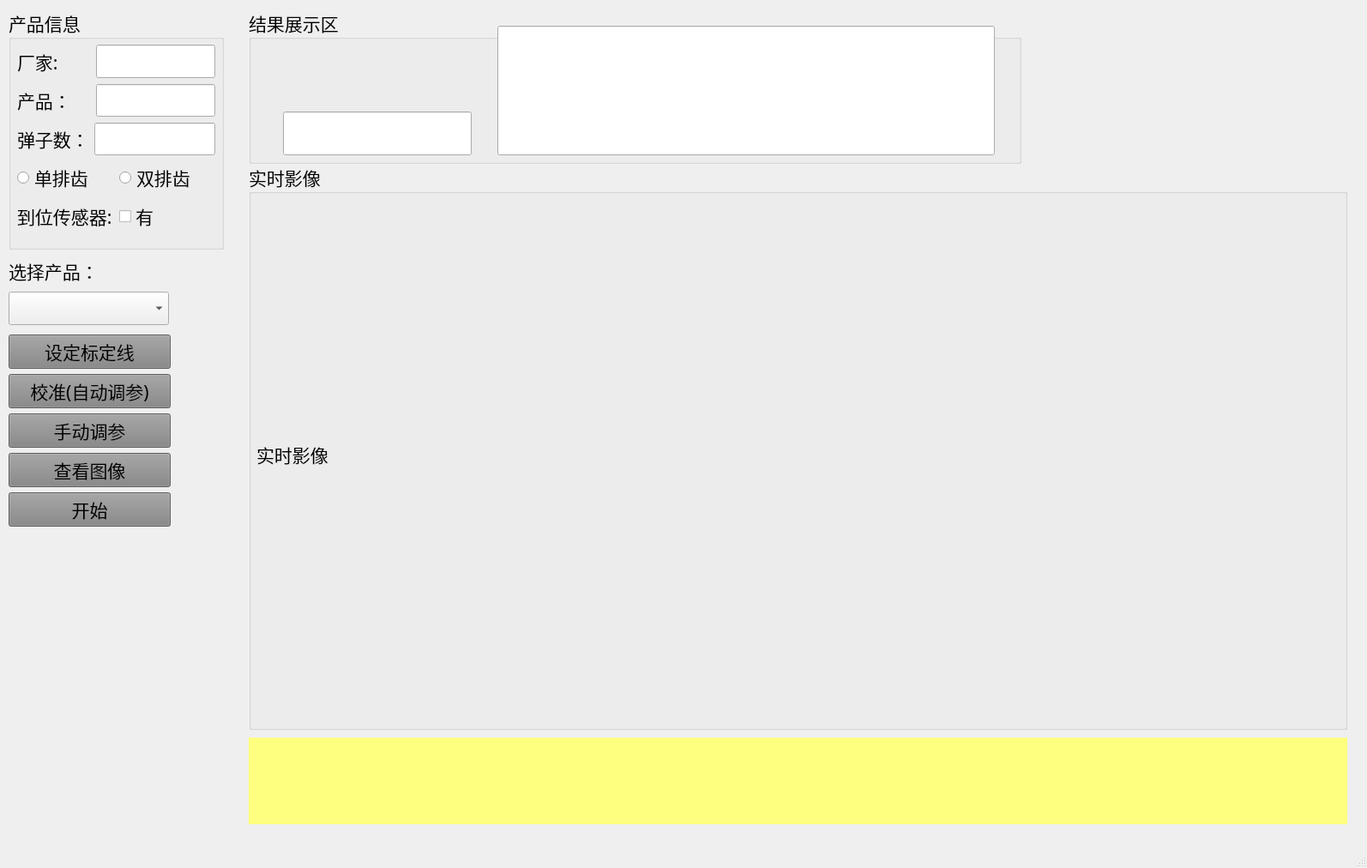
<?xml version="1.0" encoding="UTF-8"?>
<ui version="4.0">
 <class>MainWindow</class>
 <widget class="QMainWindow" name="MainWindow">
  <property name="geometry">
   <rect>
    <x>0</x>
    <y>0</y>
    <width>1594</width>
    <height>1012</height>
   </rect>
  </property>
  <property name="windowTitle">
   <string>KeyReader</string>
  </property>
  <widget class="QWidget" name="centralwidget">
   <widget class="QGroupBox" name="groupBox_show_image">
    <property name="geometry">
     <rect>
      <x>290</x>
      <y>190</y>
      <width>1281</width>
      <height>661</height>
     </rect>
    </property>
    <property name="font">
     <font>
      <family>华文楷体</family>
      <pointsize>16</pointsize>
     </font>
    </property>
    <property name="title">
     <string>实时影像</string>
    </property>
    <widget class="QLabel" name="label_show_image">
     <property name="geometry">
      <rect>
       <x>9</x>
       <y>29</y>
       <width>1261</width>
       <height>621</height>
      </rect>
     </property>
     <property name="text">
      <string>实时影像</string>
     </property>
    </widget>
   </widget>
   <widget class="QGroupBox" name="groupBox_result">
    <property name="geometry">
     <rect>
      <x>290</x>
      <y>10</y>
      <width>901</width>
      <height>181</height>
     </rect>
    </property>
    <property name="font">
     <font>
      <family>华文楷体</family>
      <pointsize>16</pointsize>
     </font>
    </property>
    <property name="title">
     <string>结果展示区</string>
    </property>
    <widget class="QLineEdit" name="lineEdit_key_id">
     <property name="geometry">
      <rect>
       <x>40</x>
       <y>120</y>
       <width>220</width>
       <height>51</height>
      </rect>
     </property>
     <property name="alignment">
      <set>Qt::AlignCenter</set>
     </property>
     <property name="readOnly">
      <bool>true</bool>
     </property>
    </widget>
    <widget class="QLineEdit" name="lineEdit_key_code">
     <property name="geometry">
      <rect>
       <x>290</x>
       <y>20</y>
       <width>580</width>
       <height>151</height>
      </rect>
     </property>
     <property name="font">
      <font>
       <pointsize>72</pointsize>
       <weight>75</weight>
       <bold>true</bold>
      </font>
     </property>
     <property name="text">
      <string/>
     </property>
     <property name="alignment">
      <set>Qt::AlignCenter</set>
     </property>
     <property name="readOnly">
      <bool>true</bool>
     </property>
    </widget>
   </widget>
   <widget class="QGroupBox" name="groupBox">
    <property name="geometry">
     <rect>
      <x>10</x>
      <y>10</y>
      <width>251</width>
      <height>281</height>
     </rect>
    </property>
    <property name="font">
     <font>
      <family>华文楷体</family>
      <pointsize>16</pointsize>
     </font>
    </property>
    <property name="title">
     <string>产品信息</string>
    </property>
    <widget class="QWidget" name="">
     <property name="geometry">
      <rect>
       <x>10</x>
       <y>41</y>
       <width>231</width>
       <height>225</height>
      </rect>
     </property>
     <layout class="QVBoxLayout" name="verticalLayout_2">
      <item>
       <layout class="QHBoxLayout" name="horizontalLayout_4">
        <item>
         <widget class="QLabel" name="label_plant">
          <property name="text">
           <string>厂家:</string>
          </property>
         </widget>
        </item>
        <item>
         <widget class="QLineEdit" name="lineEdit_plant">
          <property name="minimumSize">
           <size>
            <width>139</width>
            <height>39</height>
           </size>
          </property>
          <property name="maximumSize">
           <size>
            <width>139</width>
            <height>16777215</height>
           </size>
          </property>
          <property name="text">
           <string/>
          </property>
          <property name="alignment">
           <set>Qt::AlignCenter</set>
          </property>
          <property name="readOnly">
           <bool>true</bool>
          </property>
         </widget>
        </item>
       </layout>
      </item>
      <item>
       <layout class="QHBoxLayout" name="horizontalLayout">
        <item>
         <widget class="QLabel" name="label_product">
          <property name="text">
           <string>产品：</string>
          </property>
         </widget>
        </item>
        <item>
         <widget class="QLineEdit" name="lineEdit_product">
          <property name="maximumSize">
           <size>
            <width>139</width>
            <height>16777215</height>
           </size>
          </property>
          <property name="text">
           <string/>
          </property>
          <property name="alignment">
           <set>Qt::AlignCenter</set>
          </property>
          <property name="readOnly">
           <bool>true</bool>
          </property>
         </widget>
        </item>
       </layout>
      </item>
      <item>
       <layout class="QHBoxLayout" name="horizontalLayout_2">
        <item>
         <widget class="QLabel" name="label_marble_number">
          <property name="text">
           <string>弹子数：</string>
          </property>
         </widget>
        </item>
        <item>
         <widget class="QLineEdit" name="lineEdit_marble_number">
          <property name="text">
           <string/>
          </property>
          <property name="alignment">
           <set>Qt::AlignCenter</set>
          </property>
          <property name="readOnly">
           <bool>true</bool>
          </property>
         </widget>
        </item>
       </layout>
      </item>
      <item>
       <layout class="QHBoxLayout" name="horizontalLayout_3">
        <item>
         <widget class="QRadioButton" name="radioButton_single_row">
          <property name="text">
           <string>单排齿</string>
          </property>
          <property name="checkable">
           <bool>false</bool>
          </property>
         </widget>
        </item>
        <item>
         <widget class="QRadioButton" name="radioButton_double_row">
          <property name="text">
           <string>双排齿</string>
          </property>
          <property name="checkable">
           <bool>false</bool>
          </property>
         </widget>
        </item>
       </layout>
      </item>
      <item>
       <layout class="QHBoxLayout" name="horizontalLayout_5">
        <item>
         <widget class="QLabel" name="label_key_sensor">
          <property name="text">
           <string>到位传感器:</string>
          </property>
         </widget>
        </item>
        <item>
         <widget class="QCheckBox" name="checkBox_key_sensor">
          <property name="text">
           <string>有</string>
          </property>
         </widget>
        </item>
       </layout>
      </item>
     </layout>
    </widget>
   </widget>
   <widget class="QComboBox" name="comboBox_change_product">
    <property name="geometry">
     <rect>
      <x>10</x>
      <y>340</y>
      <width>187</width>
      <height>39</height>
     </rect>
    </property>
    <property name="font">
     <font>
      <family>华文楷体</family>
      <pointsize>16</pointsize>
     </font>
    </property>
   </widget>
   <widget class="QLabel" name="label">
    <property name="geometry">
     <rect>
      <x>10</x>
      <y>300</y>
      <width>141</width>
      <height>31</height>
     </rect>
    </property>
    <property name="font">
     <font>
      <family>华文楷体</family>
      <pointsize>16</pointsize>
     </font>
    </property>
    <property name="text">
     <string>选择产品：</string>
    </property>
   </widget>
   <widget class="QLabel" name="label_status">
    <property name="geometry">
     <rect>
      <x>290</x>
      <y>860</y>
      <width>1281</width>
      <height>101</height>
     </rect>
    </property>
    <property name="font">
     <font>
      <family>华文楷体</family>
      <pointsize>36</pointsize>
     </font>
    </property>
    <property name="styleSheet">
     <string notr="true">background-color: rgb(255, 255, 127);</string>
    </property>
    <property name="text">
     <string/>
    </property>
    <property name="alignment">
     <set>Qt::AlignCenter</set>
    </property>
   </widget>
   <widget class="QWidget" name="layoutWidget">
    <property name="geometry">
     <rect>
      <x>10</x>
      <y>390</y>
      <width>189</width>
      <height>225</height>
     </rect>
    </property>
    <layout class="QVBoxLayout" name="verticalLayout">
     <item>
      <widget class="QPushButton" name="pushButton_set_calibration_line">
       <property name="font">
        <font>
         <family>华文楷体</family>
         <pointsize>16</pointsize>
        </font>
       </property>
       <property name="styleSheet">
        <string notr="true">background-color: rgb(131, 131, 131);</string>
       </property>
       <property name="text">
        <string>设定标定线</string>
       </property>
      </widget>
     </item>
     <item>
      <widget class="QPushButton" name="pushButton_self_calibrate">
       <property name="font">
        <font>
         <family>华文楷体</family>
         <pointsize>16</pointsize>
        </font>
       </property>
       <property name="styleSheet">
        <string notr="true">background-color: rgb(131, 131, 131);</string>
       </property>
       <property name="text">
        <string>校准(自动调参)</string>
       </property>
      </widget>
     </item>
     <item>
      <widget class="QPushButton" name="pushButton_manual_calibrate">
       <property name="font">
        <font>
         <family>华文楷体</family>
         <pointsize>16</pointsize>
        </font>
       </property>
       <property name="styleSheet">
        <string notr="true">background-color: rgb(131, 131, 131);</string>
       </property>
       <property name="text">
        <string>手动调参</string>
       </property>
      </widget>
     </item>
     <item>
      <widget class="QPushButton" name="pushButton_check_image">
       <property name="font">
        <font>
         <family>华文楷体</family>
         <pointsize>16</pointsize>
        </font>
       </property>
       <property name="styleSheet">
        <string notr="true">background-color: rgb(131, 131, 131);</string>
       </property>
       <property name="text">
        <string>查看图像</string>
       </property>
      </widget>
     </item>
     <item>
      <widget class="QPushButton" name="pushButton_start">
       <property name="font">
        <font>
         <family>华文楷体</family>
         <pointsize>16</pointsize>
        </font>
       </property>
       <property name="styleSheet">
        <string notr="true">background-color: rgb(131, 131, 131);</string>
       </property>
       <property name="text">
        <string>开始</string>
       </property>
      </widget>
     </item>
    </layout>
   </widget>
  </widget>
  <widget class="QMenuBar" name="menubar">
   <property name="geometry">
    <rect>
     <x>0</x>
     <y>0</y>
     <width>1594</width>
     <height>26</height>
    </rect>
   </property>
  </widget>
  <widget class="QStatusBar" name="statusbar"/>
 </widget>
 <resources/>
 <connections>
  <connection>
   <sender>pushButton_start</sender>
   <signal>clicked()</signal>
   <receiver>MainWindow</receiver>
   <slot>start()</slot>
   <hints>
    <hint type="sourcelabel">
     <x>190</x>
     <y>639</y>
    </hint>
    <hint type="destinationlabel">
     <x>205</x>
     <y>570</y>
    </hint>
   </hints>
  </connection>
  <connection>
   <sender>pushButton_check_image</sender>
   <signal>clicked()</signal>
   <receiver>MainWindow</receiver>
   <slot>manual_capture()</slot>
   <hints>
    <hint type="sourcelabel">
     <x>168</x>
     <y>593</y>
    </hint>
    <hint type="destinationlabel">
     <x>204</x>
     <y>521</y>
    </hint>
   </hints>
  </connection>
  <connection>
   <sender>pushButton_manual_calibrate</sender>
   <signal>clicked()</signal>
   <receiver>MainWindow</receiver>
   <slot>manual_adjustment_parameters()</slot>
   <hints>
    <hint type="sourcelabel">
     <x>169</x>
     <y>547</y>
    </hint>
    <hint type="destinationlabel">
     <x>216</x>
     <y>476</y>
    </hint>
   </hints>
  </connection>
  <connection>
   <sender>pushButton_self_calibrate</sender>
   <signal>clicked()</signal>
   <receiver>MainWindow</receiver>
   <slot>self_calibration()</slot>
   <hints>
    <hint type="sourcelabel">
     <x>159</x>
     <y>501</y>
    </hint>
    <hint type="destinationlabel">
     <x>217</x>
     <y>437</y>
    </hint>
   </hints>
  </connection>
  <connection>
   <sender>pushButton_set_calibration_line</sender>
   <signal>clicked()</signal>
   <receiver>MainWindow</receiver>
   <slot>set_calibration_line()</slot>
   <hints>
    <hint type="sourcelabel">
     <x>166</x>
     <y>417</y>
    </hint>
    <hint type="destinationlabel">
     <x>222</x>
     <y>388</y>
    </hint>
   </hints>
  </connection>
  <connection>
   <sender>comboBox_change_product</sender>
   <signal>currentTextChanged(QString)</signal>
   <receiver>MainWindow</receiver>
   <slot>change_product()</slot>
   <hints>
    <hint type="sourcelabel">
     <x>140</x>
     <y>366</y>
    </hint>
    <hint type="destinationlabel">
     <x>218</x>
     <y>337</y>
    </hint>
   </hints>
  </connection>
  <connection>
   <sender>checkBox_key_sensor</sender>
   <signal>toggled(bool)</signal>
   <receiver>MainWindow</receiver>
   <slot>key_sensor_changed()</slot>
   <hints>
    <hint type="sourcelabel">
     <x>188</x>
     <y>283</y>
    </hint>
    <hint type="destinationlabel">
     <x>278</x>
     <y>277</y>
    </hint>
   </hints>
  </connection>
 </connections>
 <slots>
  <slot>manual_capture()</slot>
  <slot>start()</slot>
  <slot>manual_adjustment_parameters()</slot>
  <slot>self_calibration()</slot>
  <slot>set_calibration_line()</slot>
  <slot>change_product()</slot>
  <slot>key_sensor_changed()</slot>
 </slots>
</ui>
